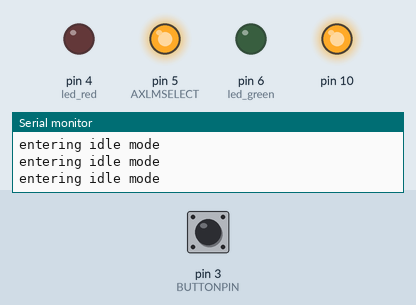
The sketch below on a simulated Arduino Uno, built with avr-gcc and run on an emulated ATmega328P. On the bench: output pins drawn as LEDs (lit = HIGH), the last lines printed to the serial monitor. Inputs (shaded band) come from the test bench; at power-on: pin 3 (BUTTONPIN) LOW. Pins used as bus, display or sensor lines are not drawn.

Above: at 5.7 s.
5.8 s: pin 3 (BUTTONPIN) pulled HIGH for 1 s
At 6.7 s:
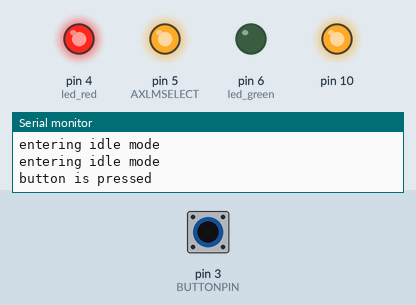
At 10.3 s:
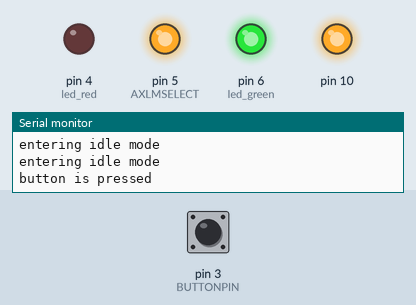
Timing chart, 0 to 30.5 s (numbered marks = the images above; inputs shaded):
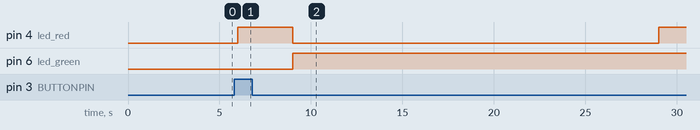

Measured:
- after the input at 5.8 s, pin 4 (led_red): LOW → HIGH after 0.20 s, → LOW 3.0 s later, → HIGH 20.0 s later; pin 6 (led_green): LOW → HIGH after 3.2 s

The sketch:

acc_eeprom.ino
```cpp
// 25LC1024 1Mbit SPI interface
//
// Device pin connections:
// 1 = CS (Chip Select) (from Arduino)
// 2 = SO (Master In Slave Out) (from Arduino)
// 3 = +5V (WP) (from Arduino)
// 4 = 0V (Ground) (from Arduino)
// 5 = SI (Master Out Slave In) (from Arduino)
// 6 = SCK (from Arduino)
// 7 = +5V HOLD (from Arduino)
// 8 = +5V Vcc (from Arduino)
//
// This file uses the SPI library and produces higher oscillation rates than the manual methods
// for the Uno: SS/CS = pin 10, MOSI/SI = pin 11, SCK/clock = pin 13, MISO/SO = pin = 12
//

// For the EEPROM, basic commands
#define EEPROM_WRITE 2// Write data to memory array beginning at selected address
#define EEPROM_READ  3// Read data from memory array beginning at selected address
#define EEPROM_WRITE_ENABLE  6// Set the write enable latch (enable write operations)
#define EEPROM_WRITE_DISABLE   0b00000100     // Reset the write enable latch (disable write operations)
#define EEPROM_READ_STATUS_REGISTER   0b00000101     // Read STATUS register
#define EEPROM_WRITE_STATUS_REGISTER   0b00000001     // Write STATUS register
#define EEPROM_PAGE_ERASE     0b01000010     // Page Erase - erase one page in memory array
#define EEPROM_SECTOR_ERASE     0b11011000     // Sector Erase - erase one sector in memory array
#define EEPROM_CHIP_ERASE     0b11000111     // Chip Erase - erase all sectors in memory array
#define EEPROM_RDID   0b10101011     // Release from Deep power-down and read electronic signature
#define EEPROM_DEEP_POWER_DOWN    0b10111001     // Deep Power-Down mode

// pinouts
#define EEPROM_CS 2
#define AXLM_CS 5

unsigned long EEPROM_address = 0; // pointer keeps track of where the data is.
int currentIndex = 0;


//INITIALIZATION FOR EEPROM
#define WRITE 2
#define READ  3
#define WREN  6

#define EEPROMSELECT 2
#define AXLMSELECT 5
#define BUTTONPIN 3

#include <SPI.h>

unsigned int data;
unsigned int address = 0;
unsigned int outval = 23;
byte invalue;

//cecelia's stuff
boolean idlemode = true;
boolean logdelay = false;
boolean logdata = false;
boolean logdatalow = false;
boolean dumpdata = false;
boolean highfreq = true;
unsigned long t0 = 0;
unsigned long t = 0;
unsigned long delaytime = 3*1000; //3 seconds
unsigned long tElapsed;
unsigned long tElapsedLS;
int led_red =4;
int led_green=6;
int buttonState = 0; // variable for reading the pushbutton status
unsigned int freqdelay = 2500;
byte dataBuffer[64];
byte tElapsedByte;
boolean debug = false;
unsigned char accVals[10];


//INITIALIZATION STUFF FOR ADXL

char POWER_CTL = 0x2D;	//Power Control Register
char DATA_FORMAT = 0x31;
char DATAX0 = 0x32;	//X-Axis Data 0
char DATAX1 = 0x33;	//X-Axis Data 1
char DATAY0 = 0x34;	//Y-Axis Data 0
char DATAY1 = 0x35;	//Y-Axis Data 1
char DATAZ0 = 0x36;	//Z-Axis Data 0
char DATAZ1 = 0x37;	//Z-Axis Data 1

//This buffer will hold values read from the ADXL345 registers.
unsigned char values[10];
//These variables will be used to hold the x,y and z axis accelerometer values.
int x,y,z;


void setup()
{
  //initialize LEDs
  pinMode(led_red, OUTPUT);
  digitalWrite(led_red, LOW);
  pinMode(led_green, OUTPUT);
  digitalWrite(led_green, LOW);
  //initialize button
  pinMode(BUTTONPIN, INPUT);

  Serial.begin(57600);
  delay(4000);
  if (debug)  Serial.println("--------------");
  if (debug)  Serial.println(EEPROMSELECT); // chip select, EEPROM
  if (debug)  Serial.println(AXLMSELECT); // chip select, AXLM
  if (debug)  Serial.println(MOSI); // master out, slave in
  if (debug)  Serial.println(MISO); // master in, slave out
  if (debug)  Serial.println(SCK); // clock
  if (debug)  Serial.println("--------------");

  // set up to match device datasheet
  SPI.setBitOrder(MSBFIRST);
  SPI.setDataMode(SPI_MODE3);
  SPI.setClockDivider(SPI_CLOCK_DIV2); // max clock is 20MHz, so can set high speed
  SPI.begin(); // sets up pin modes etc.

  // ADDDED BY KYLE:
  // since we don't use pin 10 as SS
  pinMode(EEPROMSELECT, OUTPUT);
  digitalWrite(EEPROMSELECT, HIGH);
  pinMode(AXLMSELECT, OUTPUT);
  digitalWrite(AXLMSELECT, HIGH);
  delay(500);

  //Put the ADXL345 into +/- 4G range by writing the value 0x01 to the DATA_FORMAT register.
  writeRegister(DATA_FORMAT, B00000011);
  //Put the ADXL345 into Measurement Mode by writing 0x08 to the POWER_CTL register.
  writeRegister(POWER_CTL, 0x08);  //Measurement mode

  // Enable writing
  //EEPROMwriteEnablee();
  //EEPROMchipErasee();
}

void loop()
{
  //stay in idle mode until either button is pressed or computer interrupts
  while(idlemode) {
    delay(300);
    Serial.println("entering idle mode");
    buttonState = digitalRead(BUTTONPIN);
    if ( buttonState==HIGH ) {
      Serial.println("button is pressed");
      idlemode=false;
      logdelay = true;
    }
    // check if the computer has requested a read
    else if(Serial.read()== 50) {
      Serial.println("Data Dump Requested.");
      idlemode=false;
      dumpdata = true;
      //print all data and return to loop
    }
  }
  if (dumpdata) {
   //read from eeprom
   /*for each piece of data from eeprom, print it out.*/
   Serial.println("dump data entered");
   byte temp_data = 0;
   for (unsigned long temp_counter = 0; temp_counter<120000; temp_counter++) {
     Serial.print("The ");
     Serial.print(temp_counter);
     Serial.print(" byte: ");
     temp_data = EEPROMreadBytee(temp_counter);
     Serial.println(temp_data);
   }
   delay(5000);
   dumpdata = false;
   idlemode = true;
  }
  // if button has been pressed, set the time and turn on the red LED to indicate 5 minutes until data collection
  if (logdelay) {
    t0 = millis();
    digitalWrite(led_red, HIGH);
  }
  //wait until 5 minutes have passed and then exit loop
  //as exiting loop, change LEDs, change logdelay, and set logdata true
  while(logdelay) {
    t=millis();
    if (t-t0>=delaytime) {
      if (debug)  Serial.println("done with log delay");
      logdelay=false;
      logdata=true;
      EEPROMwriteEnablee();
      EEPROMchipErasee();
    }
  }
  if (logdata) {
    digitalWrite(led_red, LOW);
    digitalWrite(led_green, HIGH);
    //t0=millis();
    t0 = millis();
    if (debug) Serial.print("t0 just assigned for the data logging loop. t0: ");
    if (debug) Serial.print(t0);
    if (debug)  Serial.println(" ms");
  }
  while(logdata) {
    //t=millis();
    t=millis();
    if (debug) Serial.print("t just assigned for current loop. t: ");
    if (debug) Serial.print(t);
    if (debug)  Serial.println(" ms");
    currentIndex = logData(t, t0, dataBuffer, currentIndex);
    if (currentIndex>=63) {
      if (debug)  Serial.println("Writing Data to EEPROM.");
      dataBuffer[currentIndex] = B00000000;
      EEPROMdumpData(dataBuffer);
      currentIndex=0;
    }
    //read from accelerometer
    //write to EEPROM
    //delay(1000); //just for testing
    if (highfreq) {
      delayMicroseconds(2500); //delay for 1/400 s, f = 400
    }
    else {
      delay(20);
    }
    if (debug )Serial.print("Checking elapsed time, t-t0 = ");
    if (debug) Serial.print(t-t0);
    if (debug)  Serial.println(" ms");
    if((t-t0)>20000 && highfreq==true) { //if 20 seconds have passed
      highfreq = false;
      Serial.println("done with 400 freq");
      Serial.print("Currently, ");
      Serial.print(EEPROM_address);
      Serial.println(" Bytes have been written to memory.");
      digitalWrite(led_red, HIGH);
      //we need to make sure that this if statement is only called once in the future
    }
    if (EEPROM_address >= 120000)
    {
      logdata= false;
      idlemode= true;
      digitalWrite(led_red, LOW);
      digitalWrite(led_green, LOW);
      Serial.println("The eeprom just filled up.");
    }
  }


  //when it powers on, its gonna go into an idle mode
  //in this mode it is
  //while loop, waiting stage, that you break out of, checking for commands from computer, checking for button press, polling (is it true? is it true?)
  //2 events:
  //comptuer command, print out all data and return to loop
  //button pressed, enter delay loop, do nothing for a period of time, visual indication that you are in the waiting period, then enter datalogging loop
  //log data at 400hz for 20 seconds, involves reading from, acc, doing math to get 4 bytes (time, x, y, z), requires math bc xyz not stored in bytes, and time cannot be stored in a byte (so we do weird rollover thing)
  //when this is done, drop loggin rate, log at 50 Hz until EEPROM is full
  //when that is done, go back to initial loop, go back to different loop where you cannot press button (won't acc wipe data) OR ideally, go into deep sleep mode after a couple minutes
  //computer command -> getting the data from the computer, over serial, some set of bytes that would be printed over serial, if you get them, start printing all of your memoriy over serial, something sent in from other code
  //read data from accelerometer
  //write data onto eeprom
}

int logData(unsigned long currentTime, unsigned long startTime, byte *buffer, int index) {
  //Serial.println("logging data");
  readRegister(DATAX0, 6, accVals);//function to read from accelerometer
  tElapsed=t-t0;
  tElapsedLS= tElapsed%100;
  tElapsedByte = byte(tElapsedLS);
  if (debug) Serial.print("Time byte: ");
  if (debug)  Serial.println(tElapsedLS);
  for (byte i=0; i<6; i++) {
    buffer[index] = accVals[i];
    index +=1; //increment current index in buffer array
  }
  buffer[index] = tElapsedByte;
  index+=1; // increment because you added the time on
  return index;
  //function to write to EEPROM
}

void EEPROMdumpData(byte *buffer)
{
  EEPROMwriteBytess(EEPROM_address, 64, buffer);
  EEPROM_address += 64;
}


// *******************************************************************************************************
// EEPROM Functions!!

byte EEPROMreadStatuss(void) {
  byte value;

  digitalWrite(EEPROM_CS, LOW);
  SPI.transfer(EEPROM_READ_STATUS_REGISTER);
  value = SPI.transfer(0);
  digitalWrite(EEPROM_CS, HIGH);
  return value;
}

void EEPROMwriteEnablee(void) {
  digitalWrite(EEPROM_CS, LOW);
  SPI.transfer(EEPROM_WRITE_ENABLE);
  digitalWrite(EEPROM_CS, HIGH);
}

void EEPROMchipErasee(void) {
  digitalWrite(EEPROM_CS, LOW);
  SPI.transfer(EEPROM_CHIP_ERASE);
  digitalWrite(EEPROM_CS, HIGH);
}

void EEPROMwriteBytess(unsigned long address, byte n, byte *buffer) {
  word temp;
  byte i;

  if ((address+(unsigned long)n)<=0x20000) {
    while (EEPROMreadStatuss()&0x01) {} // delay until the EEPROM is ready

    EEPROMwriteEnablee();

    digitalWrite(EEPROM_CS, LOW);
    SPI.transfer(EEPROM_WRITE);
    // Send address, all 3 bits
    SPI.transfer((address >> 16) & 255);
    SPI.transfer((address >> 8) & 255);
    SPI.transfer(address & 255);
    // send data over
    for (i = 0; i<n; i++)
      {
      SPI.transfer(buffer[i]);
      }
    digitalWrite(EEPROM_CS, HIGH);
  }
}


byte EEPROMreadBytee(unsigned long address) {
  word temp;
  byte value;

  if (address<=0x1FFFF) {
    if (debug) Serial.print("Reading Byte!!: ");
    digitalWrite(EEPROM_CS, LOW);
    SPI.transfer(EEPROM_READ);
    SPI.transfer((address >> 16) & 255);
    SPI.transfer((address >> 8) & 255);
    SPI.transfer(address & 255);
    value = SPI.transfer(0);
    digitalWrite(EEPROM_CS, HIGH);
    return value;
  } else
    return 0xFF;
}


// *******************************************************************************************************


// *******************************************************************************************************
// Accelerometer code

void writeRegister(char registerAddress, char value){
  //Set Chip Select pin low to signal the beginning of an SPI packet.
  digitalWrite(AXLMSELECT, LOW);
  //Transfer the register address over SPI.
  SPI.transfer(registerAddress);
  //Transfer the desired register value over SPI.
  SPI.transfer(value);
  //Set the Chip Select pin high to signal the end of an SPI packet.
  digitalWrite(AXLMSELECT, HIGH);
}

//This function will read a certain number of registers starting from a specified address and store their values in a buffer.
//Parameters:
//  char registerAddress - The register addresse to start the read sequence from.
//  int numBytes - The number of registers that should be read.
//  char * values - A pointer to a buffer where the results of the operation should be stored.


void readRegister(char registerAddress, int numBytes, unsigned char * values){
  //Since we're performing a read operation, the most significant bit of the register address should be set.
  char address = 0x80 | registerAddress;
  //If we're doing a multi-byte read, bit 6 needs to be set as well.
  if(numBytes > 1)address = address | 0x40;

  //Set the Chip select pin low to start an SPI packet.
  digitalWrite(AXLMSELECT, LOW);
  //Transfer the starting register address that needs to be read.
  SPI.transfer(address);
  //Continue to read registers until we've read the number specified, storing the results to the input buffer.
  for(int i=0; i<numBytes; i++){
    values[i] = SPI.transfer(0x00);
  }
  //Set the Chips Select pin high to end the SPI packet.
  digitalWrite(AXLMSELECT, HIGH);
}

// *******************************************************************************************************
```
